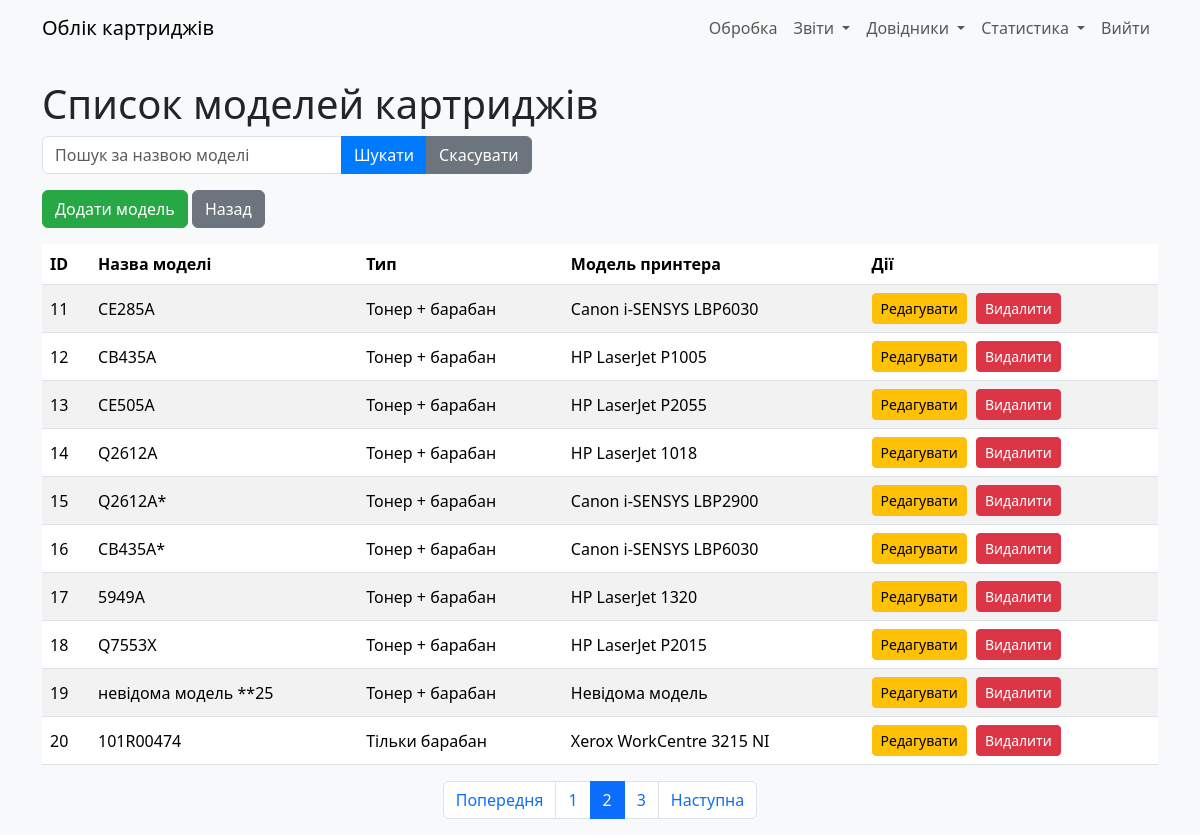
The app's page /cartridge_models?page=2&search= (signed in), older data.
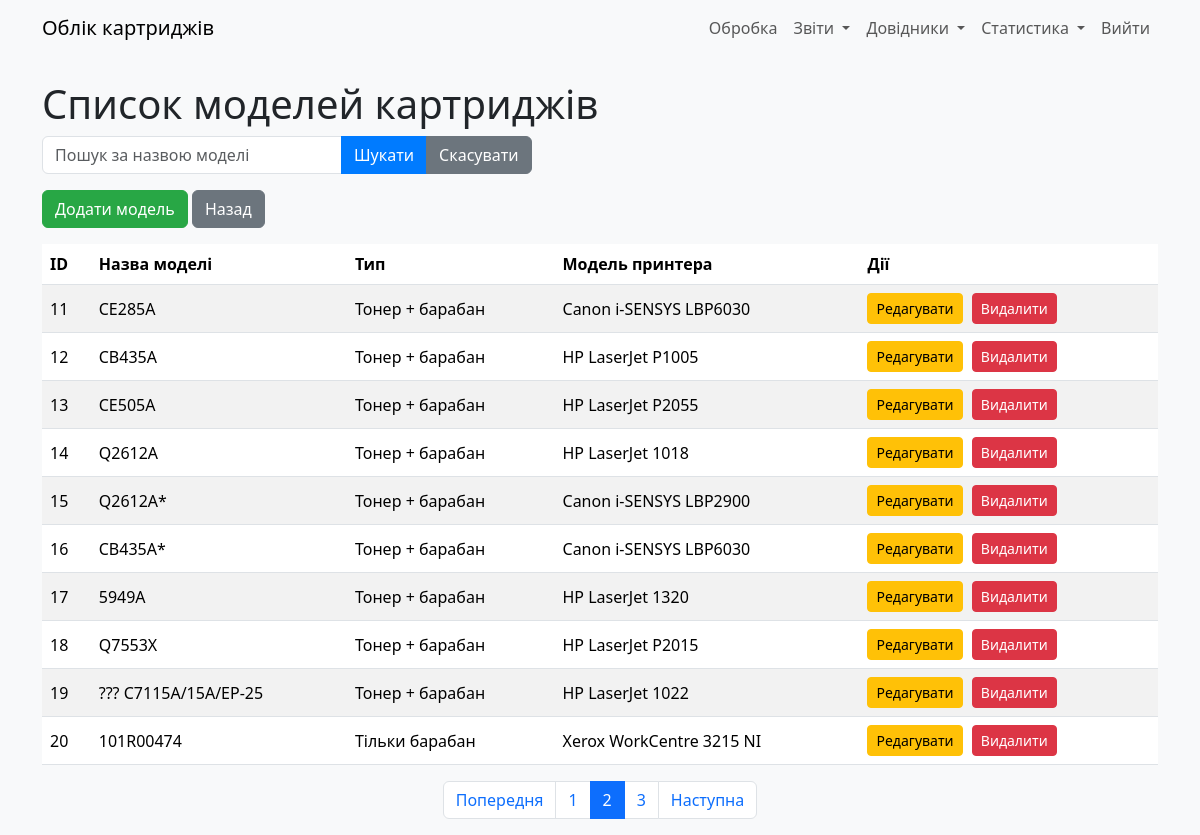
The same page, newer data.
### models.py (models this page shows)
class CartridgeModel(db.Model):
    __tablename__ = 'cartrg_model'
    id = mapped_column(db.Integer, primary_key=True)
    model_name = mapped_column(db.String(128), nullable=False, unique=True)
    model_type = mapped_column(db.Integer, nullable=False)  # 0: Тонер+барабан, 1: Тонер, 2: Барабан, 3: Стрічка, 4: Чорнила
    printer_model_id = mapped_column(db.Integer, db.ForeignKey('model_print.id'), nullable=True)  # Прив’язка до принтера
    user_updated = mapped_column(db.Integer, db.ForeignKey('users.id'))
    time_updated = mapped_column(db.DateTime)

class PrinterModel(db.Model):
    __tablename__ = "model_print"
    id: Mapped[int] = mapped_column(primary_key=True)
    model_name: Mapped[str] = mapped_column(String(30))
    ink_type: Mapped[int] = mapped_column(Integer, server_default=literal(0))
    user_updated: Mapped[int] = mapped_column(ForeignKey(User.id))
    time_updated: Mapped[DateTime] = mapped_column(DateTime, server_default=func.now())

### app.py (the view)
@app.route('/cartridge_models')
@login_required
def cartridge_models():
    search = request.args.get('search', '')
    page = request.args.get('page', 1, type=int)
    per_page = 10  # Кількість записів на сторінці
    query = CartridgeModel.query.filter(CartridgeModel.model_name.ilike(f'%{search}%'))
    pagination = query.paginate(page=page, per_page=per_page)
    return render_template('cartridge_models.html',
                           models=pagination.items,
                           pagination=pagination,
                           search=search,
                           PrinterModel=PrinterModel)  # Додаємо PrinterModel для відображення назви принтера

### app.py (called while the page is built)
@login_manager.user_loader
def load_user(user_id):
    return User.query.get(int(user_id))

### templates/cartridge_models.html (shortened to what this page needs)
{% extends "base.html" %}
{% block content %}
    <h1>Список моделей картриджів</h1>
    <form method="GET" class="mb-3">
        <div class="input-group">
            <input type="text" name="search" class="form-control" placeholder="Пошук за назвою моделі" value="{{ search }}">
            <button type="submit" class="btn btn-primary">Шукати</button>
            <a href="{{ url_for('cartridge_models') }}" class="btn btn-secondary">Скасувати</a>
        </div>
    </form>
    <div class="mb-3">
        <a href="{{ url_for('add_cartridge_model') }}" class="btn btn-success">Додати модель</a>
        <a href="{{ url_for('index') }}" class="btn btn-secondary">Назад</a>
    </div>
    <table class="table table-striped">
        <thead>
            <tr>
                <th>ID</th>
                <th>Назва моделі</th>
                <th>Тип</th>
                <th>Модель принтера</th>
                <th>Дії</th>
            </tr>
        </thead>
        <tbody>
            {% for model in models %}
            <tr>
                <td>{{ model.id }}</td>
                <td>{{ model.model_name }}</td>
                <td>
                    {% if model.model_type == 0 %}Тонер + барабан{% endif %}
                    {% if model.model_type == 2 %}Тільки барабан{% endif %}
                </td>
                <td>{{ PrinterModel.query.get(model.printer_model_id).model_name if model.printer_model_id else 'Не вказано' }}</td>
                <td>
                    <a href="{{ url_for('edit_cartridge_model', model_id=model.id) }}" class="btn btn-warning btn-sm">Редагувати</a>
                    <form action="{{ url_for('delete_cartridge_model', model_id=model.id) }}" method="POST" class="d-inline" onsubmit="return confirm('Ви впевнені, що хочете видалити цю модель?');">
                        <button type="submit" class="btn btn-danger btn-sm">Видалити</button>
                    </form>
                </td>
            </tr>
            {% endfor %}
        </tbody>
    </table>
    <nav aria-label="Page navigation">
        <ul class="pagination justify-content-center">
            {% if pagination.has_prev %}
                <li class="page-item">
                    <a class="page-link" href="{{ url_for('cartridge_models', page=pagination.prev_num, search=search) }}">Попередня</a>
                </li>
            {% else %}
                <li class="page-item disabled">
                    <span class="page-link">Попередня</span>
                </li>
            {% endif %}
            {% for page_num in pagination.iter_pages() %}
                {% if page_num %}
                    {% if page_num == pagination.page %}
                        <li class="page-item active">
                            <span class="page-link">{{ page_num }}</span>
                        </li>
                    {% else %}
                        <li class="page-item">
                            <a class="page-link" href="{{ url_for('cartridge_models', page=page_num, search=search) }}">{{ page_num }}</a>
                        </li>
                    {% endif %}
                {% else %}
                    <li class="page-item disabled">
                        <span class="page-link">...</span>
                    </li>
                {% endif %}
            {% endfor %}
            {% if pagination.has_next %}
                <li class="page-item">
                    <a class="page-link" href="{{ url_for('cartridge_models', page=pagination.next_num, search=search) }}">Наступна</a>
                </li>
            {% else %}
                <li class="page-item disabled">
                    <span class="page-link">Наступна</span>
                </li>
            {% endif %}
        </ul>
    </nav>
{% endblock %}

Row changes from the older to the newer data that the page shows:
no longer on this page (row unchanged): PrinterModel: query.get "Невідома модель"
changed CartridgeModel id 19: model_name "невідома модель **25" → "??? C7115A/15A/EP-25"
now on this page (row unchanged): PrinterModel: query.get "HP LaserJet 1022"
